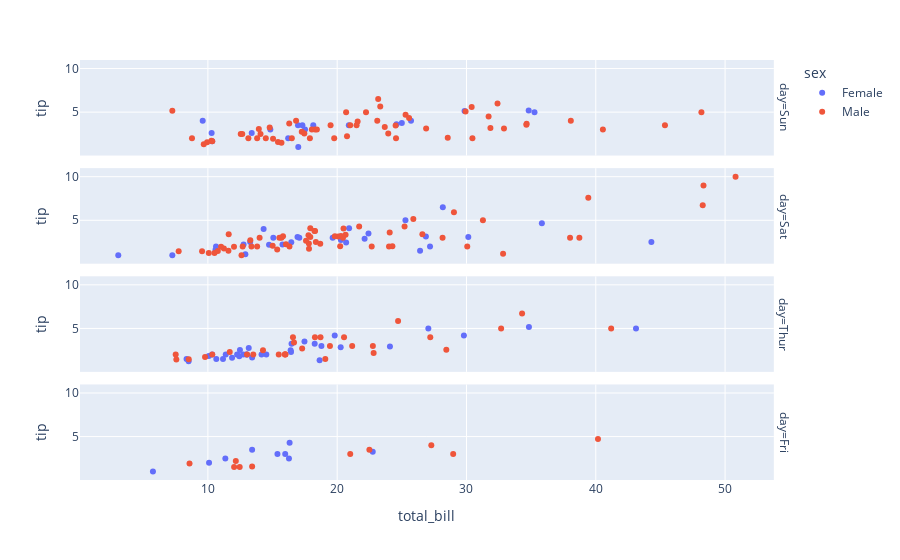

The notebook cell this image was saved under:
### Code cell
fig = px.scatter(tips,x='total_bill',y='tip',
                 color='sex',
                 facet_row='day') # facet_row (class의 개수만큼 분리되어서 차트를 보여줌
fig.show()

### Figure 1 — Plotly figure (JSON) as saved in the notebook; plotly's stock layout.template omitted (floating-point values rounded to 4 significant figures)
{"data": [{"hovertemplate": "sex=Female<br>day=Sun<br>total_bill=%{x}<br>tip=%{y}<extra></extra>", "legendgroup": "Female", "marker": {"color": "#636efa", "symbol": "circle"}, "mode": "markers", "name": "Female", "orientation": "v", "showlegend": true, "type": "scatter", "x": [16.99, 24.59, 35.26, 14.83, 10.33, 16.97, 10.29, 34.81, 25.71, 17.31, 29.85, 25, 13.39, 16.21, 17.51, 9.6, 20.9, 18.15], "xaxis": "x4", "y": [1.01, 3.61, 5, 3.02, 1.67, 3.5, 2.6, 5.2, 4, 3.5, 5.14, 3.75, 2.61, 2, 3, 4, 3.5, 3.5], "yaxis": "y4"}, {"hovertemplate": "sex=Female<br>day=Sat<br>total_bill=%{x}<br>tip=%{y}<extra></extra>", "legendgroup": "Female", "marker": {"color": "#636efa", "symbol": "circle"}, "mode": "markers", "name": "Female", "orientation": "v", "showlegend": false, "type": "scatter", "x": [20.29, 15.77, 19.65, 15.06, 20.69, 16.93, 26.41, 16.45, 3.07, 17.07, 26.86, 25.28, 14.73, 44.3, 22.42, 20.92, 14.31, 7.25, 10.59, 10.63, 12.76, 13.27, 28.17, 12.9, 30.14, 22.12, 35.83, 27.18], "xaxis": "x3", "y": [2.75, 2.23, 3, 3, 2.45, 3.07, 1.5, 2.47, 1, 3, 3.14, 5, 2.2, 2.5, 3.48, 4.08, 4, 1, 1.61, 2, 2.23, 2.5, 6.5, 1.1, 3.09, 2.88, 4.67, 2], "yaxis": "y3"}, {"hovertemplate": "sex=Female<br>day=Thur<br>total_bill=%{x}<br>tip=%{y}<extra></extra>", "legendgroup": "Female", "marker": {"color": "#636efa", "symbol": "circle"}, "mode": "markers", "name": "Female", "orientation": "v", "showlegend": false, "type": "scatter", "x": [10.07, 34.83, 10.65, 12.43, 24.08, 13.42, 12.48, 29.8, 14.52, 11.38, 20.27, 11.17, 12.26, 18.26, 8.51, 10.33, 14.15, 13.16, 17.47, 27.05, 16.43, 8.35, 18.64, 11.87, 19.81, 43.11, 13, 12.74, 13, 16.4, 16.47, 18.78], "xaxis": "x2", "y": [1.83, 5.17, 1.5, 1.8, 2.92, 1.68, 2.52, 4.2, 2, 2, 2.83, 1.5, 2, 3.25, 1.25, 2, 2, 2.75, 3.5, 5, 2.3, 1.5, 1.36, 1.63, 4.19, 5, 2, 2.01, 2, 2.5, 3.23, 3], "yaxis": "y2"}, {"hovertemplate": "sex=Female<br>day=Fri<br>total_bill=%{x}<br>tip=%{y}<extra></extra>", "legendgroup": "Female", "marker": {"color": "#636efa", "symbol": "circle"}, "mode": "markers", "name": "Female", "orientation": "v", "showlegend": false, "type": "scatter", "x": [5.75, 16.32, 22.75, 11.35, 15.38, 13.42, 15.98, 16.27, 10.09], "xaxis": "x", "y": [1, 4.3, 3.25, 2.5, 3, 3.48, 3, 2.5, 2], "yaxis": "y"}, {"hovertemplate": "sex=Male<br>day=Sun<br>total_bill=%{x}<br>tip=%{y}<extra></extra>", "legendgroup": "Male", "marker": {"color": "#EF553B", "symbol": "circle"}, "mode": "markers", "name": "Male", "orientation": "v", "showlegend": true, "type": "scatter", "x": [10.34, 21.01, 23.68, 25.29, 8.77, 26.88, 15.04, 14.78, 10.27, 15.42, 18.43, 21.58, 16.29, 17.46, 13.94, 9.68, 30.4, 18.29, 22.23, 32.4, 28.55, 18.04, 12.54, 9.94, 25.56, 19.49, 38.07, 23.95, 29.93, 14.07, 13.13, 17.26, 24.55, 19.77, 48.17, 16.49, 21.5, 12.66, 13.81, 24.52, 20.76, 31.71, 7.25, 31.85, 16.82, 32.9, 17.89, 14.48, 34.63, 34.65, 23.33, 45.35, 23.17, 40.55, 20.69, 30.46, 23.1, 15.69], "xaxis": "x4", "y": [1.66, 3.5, 3.31, 4.71, 2, 3.12, 1.96, 3.23, 1.71, 1.57, 3, 3.92, 3.71, 2.54, 3.06, 1.32, 5.6, 3, 5, 6, 2.05, 3, 2.5, 1.56, 4.34, 3.51, 4, 2.55, 5.07, 2.5, 2, 2.74, 2, 2, 5, 2, 3.5, 2.5, 2, 3.48, 2.24, 4.5, 5.15, 3.18, 4, 3.11, 2, 2, 3.55, 3.68, 5.65, 3.5, 6.5, 3, 5, 2, 4, 1.5], "yaxis": "y4"}, {"hovertemplate": "sex=Male<br>day=Sat<br>total_bill=%{x}<br>tip=%{y}<extra></extra>", "legendgroup": "Male", "marker": {"color": "#EF553B", "symbol": "circle"}, "mode": "markers", "name": "Male", "orientation": "v", "showlegend": false, "type": "scatter", "x": [20.65, 17.92, 39.42, 19.82, 17.81, 13.37, 12.69, 21.7, 9.55, 18.35, 17.78, 24.06, 16.31, 18.69, 31.27, 16.04, 38.01, 11.24, 48.27, 20.29, 13.81, 11.02, 18.29, 17.59, 20.08, 20.23, 15.01, 12.02, 10.51, 17.92, 15.36, 20.49, 25.21, 18.24, 14, 50.81, 15.81, 26.59, 38.73, 24.27, 30.06, 25.89, 48.33, 28.15, 11.59, 7.74, 20.45, 13.28, 24.01, 15.69, 11.61, 10.77, 15.53, 10.07, 12.6, 32.83, 29.03, 22.67, 17.82], "xaxis": "x3", "y": [3.35, 4.08, 7.58, 3.18, 2.34, 2, 2, 4.3, 1.45, 2.5, 3.27, 3.6, 2, 2.31, 5, 2.24, 3, 1.76, 6.73, 3.21, 2, 1.98, 3.76, 2.64, 3.15, 2.01, 2.09, 1.97, 1.25, 3.08, 1.64, 4.06, 4.29, 3.76, 3, 10, 3.16, 3.41, 3, 2.03, 2, 5.16, 9, 3, 1.5, 1.44, 3, 2.72, 2, 3, 3.39, 1.47, 3, 1.25, 1, 1.17, 5.92, 2, 1.75], "yaxis": "y3"}, {"hovertemplate": "sex=Male<br>day=Thur<br>total_bill=%{x}<br>tip=%{y}<extra></extra>", "legendgroup": "Male", "marker": {"color": "#EF553B", "symbol": "circle"}, "mode": "markers", "name": "Male", "orientation": "v", "showlegend": false, "type": "scatter", "x": [27.2, 22.76, 17.29, 19.44, 16.66, 32.68, 15.98, 13.03, 18.28, 24.71, 21.16, 11.69, 14.26, 15.95, 8.52, 22.82, 19.08, 16, 34.3, 41.19, 9.78, 7.51, 28.44, 15.48, 16.58, 7.56, 10.34, 13.51, 18.71, 20.53], "xaxis": "x2", "y": [4, 3, 2.71, 3, 3.4, 5, 2.03, 2, 4, 5.85, 3, 2.31, 2.5, 2, 1.48, 2.18, 1.5, 2, 6.7, 5, 1.73, 2, 2.56, 2.02, 4, 1.44, 2, 2, 4, 4], "yaxis": "y2"}, {"hovertemplate": "sex=Male<br>day=Fri<br>total_bill=%{x}<br>tip=%{y}<extra></extra>", "legendgroup": "Male", "marker": {"color": "#EF553B", "symbol": "circle"}, "mode": "markers", "name": "Male", "orientation": "v", "showlegend": false, "type": "scatter", "x": [28.97, 22.49, 40.17, 27.28, 12.03, 21.01, 12.46, 12.16, 8.58, 13.42], "xaxis": "x", "y": [3, 3.5, 4.73, 4, 1.5, 3, 1.5, 2.2, 1.92, 1.58], "yaxis": "y"}], "layout": {"annotations": [{"font": {}, "showarrow": false, "text": "day=Fri", "textangle": 90, "x": 0.98, "xanchor": "left", "xref": "paper", "y": 0.1138, "yanchor": "middle", "yref": "paper"}, {"font": {}, "showarrow": false, "text": "day=Thur", "textangle": 90, "x": 0.98, "xanchor": "left", "xref": "paper", "y": 0.3712, "yanchor": "middle", "yref": "paper"}, {"font": {}, "showarrow": false, "text": "day=Sat", "textangle": 90, "x": 0.98, "xanchor": "left", "xref": "paper", "y": 0.6288, "yanchor": "middle", "yref": "paper"}, {"font": {}, "showarrow": false, "text": "day=Sun", "textangle": 90, "x": 0.98, "xanchor": "left", "xref": "paper", "y": 0.8862, "yanchor": "middle", "yref": "paper"}], "legend": {"title": {"text": "sex"}, "tracegroupgap": 0}, "margin": {"t": 60}, "xaxis": {"anchor": "y", "domain": [0, 0.98], "title": {"text": "total_bill"}}, "xaxis2": {"anchor": "y2", "domain": [0, 0.98], "matches": "x", "showticklabels": false}, "xaxis3": {"anchor": "y3", "domain": [0, 0.98], "matches": "x", "showticklabels": false}, "xaxis4": {"anchor": "y4", "domain": [0, 0.98], "matches": "x", "showticklabels": false}, "yaxis": {"anchor": "x", "domain": [0, 0.2275], "title": {"text": "tip"}}, "yaxis2": {"anchor": "x2", "domain": [0.2575, 0.485], "matches": "y", "title": {"text": "tip"}}, "yaxis3": {"anchor": "x3", "domain": [0.515, 0.7425], "matches": "y", "title": {"text": "tip"}}, "yaxis4": {"anchor": "x4", "domain": [0.7725, 1], "matches": "y", "title": {"text": "tip"}}}}
